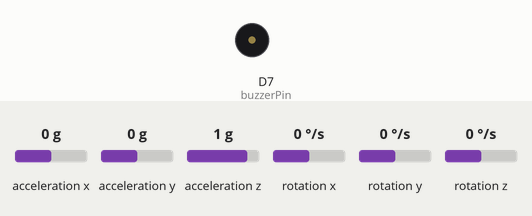
Simulated run of this sketch. Board: ESP8266 (Wemos D1 mini). On the bench: buzzer (waves = sounding, pin HIGH). Wiring (inferred from the names in the program): MPU-6050 motion sensor at I2C address 0x68. Inputs (shaded band) come from the test bench; at power-on: acceleration x 0 g, acceleration y 0 g, acceleration z 1 g, rotation x 0 °/s, rotation y 0 °/s, rotation z 0 °/s. WiFi joins after 1.5 s; servers stay silent unless stated; what the sketch prints to the serial monitor is not drawn.

Above: at 2.9 s.
3.0 s: acceleration x set to -0.2 g
At 5.7 s:
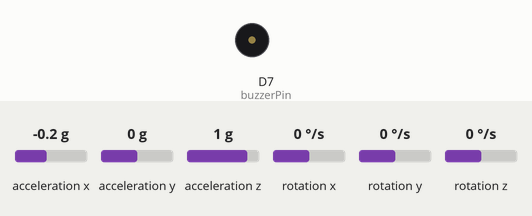
9.3 s: acceleration x set to 0.3 g
At 10.3 s:
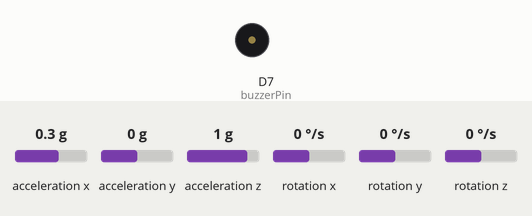
12.2 s: acceleration x set to -1.4 g
At 15.1 s:
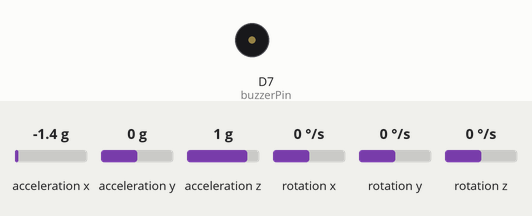
18.5 s: acceleration x set to 0 g
At 19.5 s:
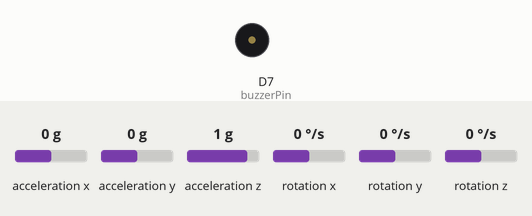
Timing chart, 0 to 21.5 s (numbered marks = the images above; inputs shaded):
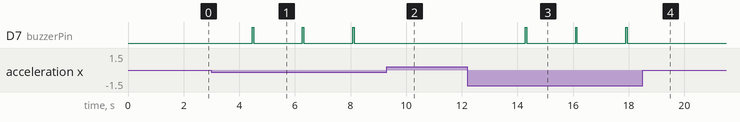

The sketch:

IoT_Gyro.ino
```cpp
/*
 * Program Monitoring Keseimbangan Bidang Datar Menggunakan Sensor MPU 6050
 * dengan Komunikasi Serial SDA dan SCL, Perangkat yang digunakan adalah
 * WeMos D1R1 yang disambungkan komunikasinya ke sistem IoT yaitu Thingspeak
 */
#include <ESP8266WiFi.h>
#include <Wire.h>
#include <Servo.h>
#define buzzerPin D7

String Gabungan;
float RateRoll, RatePitch, RateYaw;
float AccX, AccY, AccZ, AccXp, AccZp;
float AngleRoll, AnglePitch;
float LoopTimer;

void gyro_signals(void) {
  Wire.beginTransmission(0x68);
  Wire.write(0x1A);
  Wire.write(0x05);
  Wire.endTransmission();
  Wire.beginTransmission(0x68);
  Wire.write(0x1C);
  Wire.write(0x10);
  Wire.endTransmission();
  Wire.beginTransmission(0x68);
  Wire.write(0x3B);
  Wire.endTransmission();
  Wire.requestFrom(0x68,6);
  int16_t AccXLSB = Wire.read() << 8 | Wire.read();
  int16_t AccYLSB = Wire.read() << 8 | Wire.read();
  int16_t AccZLSB = Wire.read() << 8 | Wire.read();
  Wire.beginTransmission(0x68);
  Wire.write(0x1B);
  Wire.write(0x8);
  Wire.endTransmission();
  Wire.beginTransmission(0x68);
  Wire.write(0x43);
  Wire.endTransmission();
  Wire.requestFrom(0x68,6);
  int16_t GyroX=Wire.read()<<8 | Wire.read();
  int16_t GyroY=Wire.read()<<8 | Wire.read();
  int16_t GyroZ=Wire.read()<<8 | Wire.read();
  RateRoll=(float)GyroX/65.5;
  RatePitch=(float)GyroY/65.5;
  RateYaw=(float)GyroZ/65.5;
  AccXp=(float)AccXLSB/4096;
  AccX = AccXp - 0.11;
  AccY=(float)AccYLSB/4096;
  AccZp=(float)AccZLSB/4096;
  AccZ = AccZp - 0.07;
  AngleRoll=atan(AccY/sqrt(AccX*AccX+AccZ*AccZ))*1/(3.142/180);
  AnglePitch=-atan(AccX/sqrt(AccY*AccY+AccZ*AccZ))*1/(3.142/180);
}

// ThingSpeak settings
String apiKey = "NDQ8ZR22VFGBK8JY";
const char* server = "api.thingspeak.com";

// WiFi settings
const char* ssid = "@staff.fst.uinjkt.ac.id";
const char* password = "@kreditas1A";

WiFiClient client;

void setup() {
  pinMode(buzzerPin, OUTPUT);
  Serial.begin(115200);
  delay(10);

  // Connect to Wi-Fi
  WiFi.begin(ssid, password);
  while (WiFi.status() != WL_CONNECTED) {
    delay(500);
    Serial.print(".");
  }
  Serial.println("WiFi connected");

  Wire.setClock(400000);
  Wire.begin();
  delay(250);
  Wire.beginTransmission(0x68);
  Wire.write(0x6B);
  Wire.write(0x00);
  Wire.endTransmission();
}

void loop() {
  gyro_signals();
  Serial.print(" Kemiringan X [g]= ");
  Serial.print(AccX);
  Serial.print(" Kemiringan Y [g]= ");
  Serial.print(AccY);
  Serial.print(" Kemiringan Z [g]= , ");
  Serial.println(AccZ);
  delay(500);
    if (AccX > 0.2 || AccX < -0.2 || AccY > 0.2 || AccY <-0.2){
      digitalWrite(buzzerPin, HIGH);
      delay(50);
      digitalWrite(buzzerPin, LOW);
      delay(50);
    } else{
      digitalWrite(buzzerPin, LOW);
      delay(500);
    }
    // Send data to ThingSpeak
    if (client.connect(server, 80)) {
      String postStr = apiKey;
      postStr += "&field4=" + String(AccX);
      postStr += "&field5=" + String(AccY);
      postStr += "&field6=" + String(AccZ);
      postStr += "&field7=" + String(Gabungan);
      postStr += "\r\n\r\n";

      client.print("POST /update HTTP/1.1\n");
      client.print("Host: api.thingspeak.com\n");
      client.print("Connection: close\n");
      client.print("X-THINGSPEAKAPIKEY: " + apiKey + "\n");
      client.print("Content-Type: application/x-www-form-urlencoded\n");
      client.print("Content-Length: ");
      client.print(postStr.length());
      client.print("\n\n");
      client.print(postStr);

      Serial.println("Data sent to ThingSpeak");
    } else {
      Serial.println("Failed to connect to ThingSpeak");
    }
    client.stop();

  // Delay before sending the next set of data
  delay(1000); // 1 minute
}
```

Measured:
- the behaviour switches between 0 and -0.1 g on acceleration x (found by bisection; images 0 and 1)
- after the input at 3.0 s, D7 (buzzerPin): alternates HIGH for 0.05 s and LOW for 1.8 s, starting after 1.5 s
- after the input at 9.3 s, D7 (buzzerPin): stops changing and stays LOW
- after the input at 12.2 s, D7 (buzzerPin): alternates HIGH for 0.05 s and LOW for 1.8 s, starting after 2.1 s
- after the input at 18.5 s, D7 (buzzerPin): stops changing and stays LOW
